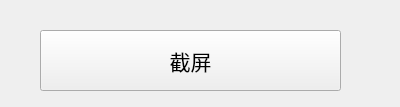
<?xml version="1.0" encoding="UTF-8"?>
<ui version="4.0">
 <class>Form</class>
 <widget class="QWidget" name="Form">
  <property name="geometry">
   <rect>
    <x>0</x>
    <y>0</y>
    <width>400</width>
    <height>107</height>
   </rect>
  </property>
  <property name="font">
   <font>
    <family>MiSans</family>
   </font>
  </property>
  <property name="windowTitle">
   <string>截屏</string>
  </property>
  <property name="windowIcon">
   <iconset resource="main.qrc">
    <normaloff>:/img/img/截图.png</normaloff>:/img/img/截图.png</iconset>
  </property>
  <widget class="QPushButton" name="pushButton">
   <property name="geometry">
    <rect>
     <x>40</x>
     <y>30</y>
     <width>301</width>
     <height>61</height>
    </rect>
   </property>
   <property name="font">
    <font>
     <family>MiSans</family>
     <pointsize>16</pointsize>
    </font>
   </property>
   <property name="text">
    <string>截屏</string>
   </property>
  </widget>
 </widget>
 <resources>
  <include location="main.qrc"/>
 </resources>
 <connections/>
</ui>
